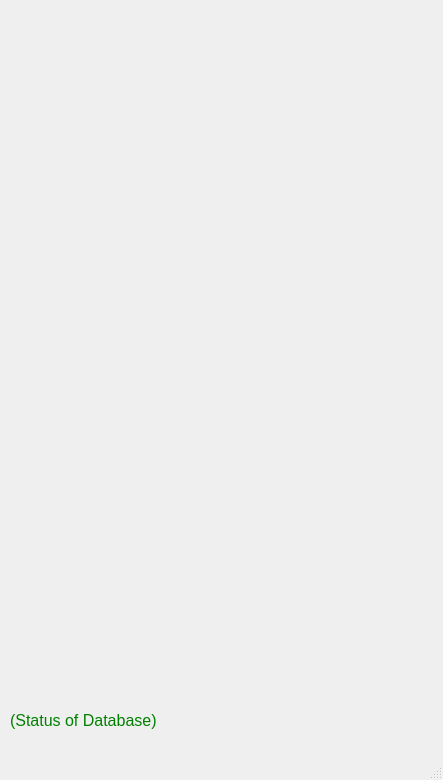
<?xml version="1.0" encoding="UTF-8"?>
<ui version="4.0">
 <class>MainWindow</class>
 <widget class="QMainWindow" name="MainWindow">
  <property name="geometry">
   <rect>
    <x>0</x>
    <y>0</y>
    <width>443</width>
    <height>780</height>
   </rect>
  </property>
  <property name="sizePolicy">
   <sizepolicy hsizetype="Fixed" vsizetype="Fixed">
    <horstretch>0</horstretch>
    <verstretch>0</verstretch>
   </sizepolicy>
  </property>
  <property name="minimumSize">
   <size>
    <width>443</width>
    <height>780</height>
   </size>
  </property>
  <property name="maximumSize">
   <size>
    <width>443</width>
    <height>780</height>
   </size>
  </property>
  <property name="windowTitle">
   <string>Bike Equipment Manager</string>
  </property>
  <property name="windowIcon">
   <iconset resource="ressources/ressources.qrc">
    <normaloff>:/bike/BikeEquipmentManager.ico</normaloff>:/bike/BikeEquipmentManager.ico</iconset>
  </property>
  <property name="toolButtonStyle">
   <enum>Qt::ToolButtonIconOnly</enum>
  </property>
  <widget class="QWidget" name="centralWidget">
   <widget class="QLabel" name="status">
    <property name="geometry">
     <rect>
      <x>10</x>
      <y>710</y>
      <width>400</width>
      <height>21</height>
     </rect>
    </property>
    <property name="styleSheet">
     <string notr="true">color:green;font-size:16px;</string>
    </property>
    <property name="text">
     <string>(Status of Database)</string>
    </property>
   </widget>
   <widget class="QWidget" name="formLayoutWidget">
    <property name="geometry">
     <rect>
      <x>0</x>
      <y>0</y>
      <width>442</width>
      <height>691</height>
     </rect>
    </property>
    <layout class="QFormLayout" name="formLayout">
     <property name="sizeConstraint">
      <enum>QLayout::SetMaximumSize</enum>
     </property>
     <property name="fieldGrowthPolicy">
      <enum>QFormLayout::ExpandingFieldsGrow</enum>
     </property>
     <property name="labelAlignment">
      <set>Qt::AlignCenter</set>
     </property>
     <property name="formAlignment">
      <set>Qt::AlignCenter</set>
     </property>
     <property name="leftMargin">
      <number>6</number>
     </property>
     <property name="topMargin">
      <number>6</number>
     </property>
     <property name="rightMargin">
      <number>6</number>
     </property>
     <property name="bottomMargin">
      <number>6</number>
     </property>
     <item row="3" column="0">
      <widget class="QPushButton" name="pbConfigBike">
       <property name="text">
        <string/>
       </property>
       <property name="icon">
        <iconset resource="ressources/ressources.qrc">
         <normaloff>:/bike/AddGear.PNG</normaloff>:/bike/AddGear.PNG</iconset>
       </property>
       <property name="iconSize">
        <size>
         <width>200</width>
         <height>200</height>
        </size>
       </property>
       <property name="default">
        <bool>false</bool>
       </property>
       <property name="flat">
        <bool>true</bool>
       </property>
      </widget>
     </item>
     <item row="4" column="1">
      <widget class="QPushButton" name="pbStatistics">
       <property name="text">
        <string/>
       </property>
       <property name="icon">
        <iconset resource="ressources/ressources.qrc">
         <normaloff>:/bike/Statistics.PNG</normaloff>:/bike/Statistics.PNG</iconset>
       </property>
       <property name="iconSize">
        <size>
         <width>200</width>
         <height>200</height>
        </size>
       </property>
       <property name="default">
        <bool>false</bool>
       </property>
       <property name="flat">
        <bool>true</bool>
       </property>
      </widget>
     </item>
     <item row="1" column="1">
      <widget class="QPushButton" name="pbShowGear">
       <property name="text">
        <string/>
       </property>
       <property name="icon">
        <iconset resource="ressources/ressources.qrc">
         <normaloff>:/bike/ShowGear.PNG</normaloff>:/bike/ShowGear.PNG</iconset>
       </property>
       <property name="iconSize">
        <size>
         <width>200</width>
         <height>200</height>
        </size>
       </property>
       <property name="default">
        <bool>false</bool>
       </property>
       <property name="flat">
        <bool>true</bool>
       </property>
      </widget>
     </item>
     <item row="4" column="0">
      <widget class="QPushButton" name="pbWorkout">
       <property name="text">
        <string/>
       </property>
       <property name="icon">
        <iconset resource="ressources/ressources.qrc">
         <normaloff>:/bike/workout.PNG</normaloff>:/bike/workout.PNG</iconset>
       </property>
       <property name="iconSize">
        <size>
         <width>200</width>
         <height>200</height>
        </size>
       </property>
       <property name="default">
        <bool>false</bool>
       </property>
       <property name="flat">
        <bool>true</bool>
       </property>
      </widget>
     </item>
     <item row="3" column="1">
      <widget class="QPushButton" name="pbShowBike">
       <property name="text">
        <string/>
       </property>
       <property name="icon">
        <iconset resource="ressources/ressources.qrc">
         <normaloff>:/bike/ShowBike.PNG</normaloff>:/bike/ShowBike.PNG</iconset>
       </property>
       <property name="iconSize">
        <size>
         <width>200</width>
         <height>200</height>
        </size>
       </property>
       <property name="default">
        <bool>false</bool>
       </property>
       <property name="flat">
        <bool>true</bool>
       </property>
      </widget>
     </item>
     <item row="1" column="0">
      <widget class="QPushButton" name="pbAddGear">
       <property name="text">
        <string/>
       </property>
       <property name="icon">
        <iconset resource="ressources/ressources.qrc">
         <normaloff>:/bike/gear.PNG</normaloff>:/bike/gear.PNG</iconset>
       </property>
       <property name="iconSize">
        <size>
         <width>200</width>
         <height>200</height>
        </size>
       </property>
       <property name="default">
        <bool>false</bool>
       </property>
       <property name="flat">
        <bool>true</bool>
       </property>
      </widget>
     </item>
    </layout>
   </widget>
  </widget>
  <widget class="QMenuBar" name="menuBar">
   <property name="geometry">
    <rect>
     <x>0</x>
     <y>0</y>
     <width>443</width>
     <height>21</height>
    </rect>
   </property>
  </widget>
  <widget class="QStatusBar" name="statusBar"/>
  <action name="actionAddGear">
   <property name="text">
    <string>Ajout équipement</string>
   </property>
  </action>
  <action name="actionShowGear">
   <property name="text">
    <string>Voir mes équipements</string>
   </property>
  </action>
 </widget>
 <layoutdefault spacing="6" margin="11"/>
 <resources>
  <include location="ressources/ressources.qrc"/>
 </resources>
 <connections/>
</ui>
